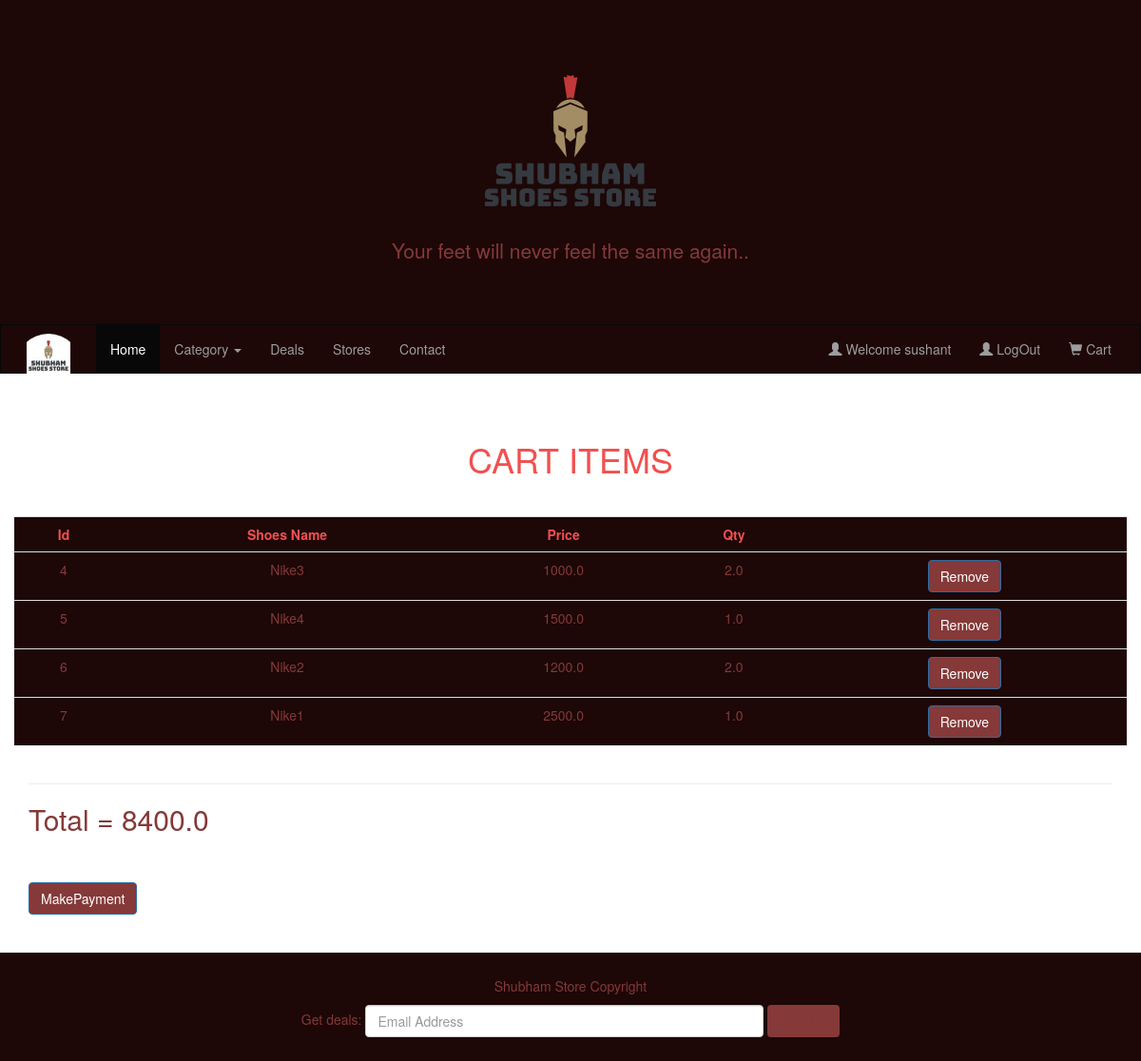
/ShowCartItems (signed in), run on the app's committed database.
### Myadmin/models.py (models this page shows)
class MyCart(models.Model):
    username =models.ForeignKey(UserInfo, on_delete=models.CASCADE)
    shoes=models.ForeignKey(Shoes,on_delete=models.CASCADE)
    qty=models.FloatField(default=10)
    class meta:
        db_table="MyCart"

class Shoes(models.Model):
    shoesName=models.CharField(max_length=120)
    price=models.FloatField(default=100)
    description=models.CharField(max_length=120)
    category=models.ForeignKey(Category,on_delete=models.CASCADE)
    imageurl=models.ImageField(upload_to=settings.MEDIA_ROOT)
    class meta:
        db_table="Shoes"

### UserApp/views.py (the view)
# urls.py: path('ShowCartItems',views.ShowCartItems),
def ShowCartItems(request):
     username=request.session.get("username",'Not set')
     if(username=='Not Set'):
         return render(Login)
     else:
         user=UserInfo.objects.filter(username=username)
         cartitems=MyCart.objects.filter(username=username)
         total=0
         for cart in cartitems:
             total+= cart.qty * cart.shoes.price
         request.session['Total'] = total
         return render(request, 'ShowCartItems.html',{'cartitems':cartitems})

### UserApp/templates/ShowCartItems.html (shortened to what this page needs)
{%extends "master.html"%} {%block content%}
<div class="container">
    <div class="row">
        <h1 class='h11'>CART ITEMS</h1>
        <table class='table'>
            <tr>
                <th class='th1'>Id</th>
                <th class='th1'>Shoes Name</th>
                <th class='th1'>Price</th>
                <th class='th1'>Qty</th>
                <th class='th1'></th>
            </tr>
            {%for item in cartitems%}
            <form method="post" action='RemoveFromCart'>
                <tr>
                    <td class='th2'>{{item.id}}<input type='hidden' ,name='cart_id' ,value='{{item.id}}' /></td>
                    <td class='th2'>{{item.shoes.shoesName}}</td>
                    <td class='th2'>{{item.shoes.price}}</td>
                    <td class='th2'>{{item.qty}}</td>
                    <td><button class="btn btn-primary" type='submit'>Remove</button></td>
                </tr>
            </form>
            {%endfor%}
        </table>
    </div>
    <hr/>
    <h2 style="color:#853939">Total = {{request.session.Total}} </h2><br><br>
    <td><a href="MakePayment.html" class="btn btn-primary" role="button" aria-disabled="true">MakePayment</a></td>
</div><br><br> {%endblock%}

### UserApp/templates/master.html (shortened to what this page needs)
<!DOCTYPE html>
<html lang="en">
<head>
    <link rel="stylesheet" href="https://maxcdn.bootstrapcdn.com/bootstrap/3.4.1/css/bootstrap.min.css">
    {%load static%} </head>
<body>
    <div class="jumbotron">
        <div class="container text-center">
            <img src="{%static '/images1/Shubham_logo.png'%}" class="img-responsive" alt="Image">
            <p style='color:#853939'>Your feet will never feel the same again..</p>
        </div>
    </div>
    <nav class="navbar navbar-inverse">
        <div class="container-fluid">
            <div class="navbar-header">
                <a class="navbar-brand" href="/">
                    <div class="logo-image">
                        <img src="{%static '\images1\Shubham_Logosmall.jpg'%}" class="img-fluid" width='46px' height='46px'>
                    </div>
                </a>
            </div>
            <div class="collapse navbar-collapse" id="myNavbar">
                <ul class="nav navbar-nav">
                    <li class="active"><a href="/">Home</a></li>
                    <li class="dropdown">
                        <a class="dropdown-toggle" data-toggle="dropdown" href="#">Category
                        <span class="caret"></span></a>
                    </li>
                    <li><a href="#">Deals</a></li>
                    <li><a href="#">Stores</a></li>
                    <li><a href="/contact">Contact</a></li>
                </ul>
                <ul class="nav navbar-nav navbar-right">
                    {% if 'username' not in request.session %}
                    <li><a href="/signup"><span class="glyphicon glyphicon-user"></span> Sign Up</a></li>
                    <li><a href="/Login"><span class="glyphicon glyphicon-user"></span> Login</a></li>
                    {%else%}
                    <li>
                        <a href="#"><span class="glyphicon glyphicon-user"></span> Welcome {{request.session.username}}</a>
                    </li>
                    <li><a href="/Logout"><span class="glyphicon glyphicon-user"></span> LogOut</a></li>
                    {%endif%}
                    <li><a href="/ShowCartItems"><span class="glyphicon glyphicon-shopping-cart"></span> Cart</a></li>
                </ul>
            </div>
        </div>
    </nav>
    {%block content%}{% endblock content %}
    <footer class="container-fluid text-center">
        <p style="color:#853939">Shubham Store Copyright</p>
        <form class="form-inline" style="color:#853939">Get deals:
            <input type="email" class="form-control" size="50" placeholder="Email Address">
            <button type="button" class="btn">Sign Up</button>
        </form>
    </footer>
</body>
</html>

### UserApp/templates/master.html (style rules this page uses)
.logo-image { width: 70px; height: 70px; border-radius: 70%; overflow: hidden; margin-top: -6px; margin-bottom: -6px; }
img { display: block; margin-left: auto; margin-right: auto; }
.navbar { background-color: #1d0707; margin-bottom: 50px; border-radius: 0; }
.jumbotron { background-color: #1d0707; margin-bottom: 0; }
footer { background-color: #1d0707; padding: 25px; }
.btn { background-color: #853939; }
.th1 { background-color: #1d0707; color: #f15050; text-align: center; padding-top: 7px; padding-bottom: 7px; }

### UserApp/templates/ShowCartItems.html (style rules this page uses)
.h11 { padding-top: 0px; padding-bottom: 30px; color: #f15050; text-align: center; }
.th1 { color: #f15050; text-align: center; }
.th2 { color: #853939; }
.table { background-color: #1d0707; border: 0in; text-align: center; }

### data on the page
MyCart: id "4", shoes.shoesName "Nike3", shoes.price "1000.0", qty "2.0"
MyCart: id "5", shoes.shoesName "Nike4", shoes.price "1500.0", qty "1.0"
MyCart: id "6", shoes.shoesName "Nike2", shoes.price "1200.0", qty "2.0"
MyCart: id "7", shoes.shoesName "Nike1", shoes.price "2500.0", qty "1.0"

### other printed values
{{ request.session.username }} "sushant"
{{ request.session.Total }} "8400.0"
